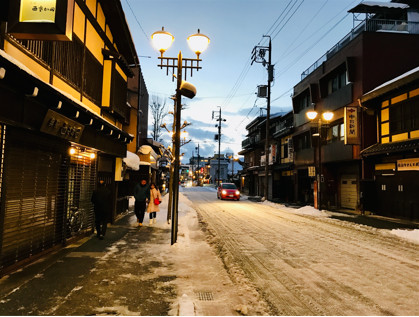
#> input picture ch_4/street.jpg, 419 x 317 px
$ python ch4_12.py
#> lines starting #> are read from the running program, lines starting #| are printed output that depends on the picture
# modify Hue

import cv2

image = cv2.imread('street.jpg')
#> image is the input picture: shape (317, 419, 3); mean B, G, R 76.5, 95.7, 108.1
image_hsv = cv2.cvtColor(image, cv2.COLOR_BGR2HSV)
#> image_hsv: shape (317, 419, 3); mean H, S, V 38.9, 131.4, 116.9

hue, saturation, value = cv2.split(image_hsv)
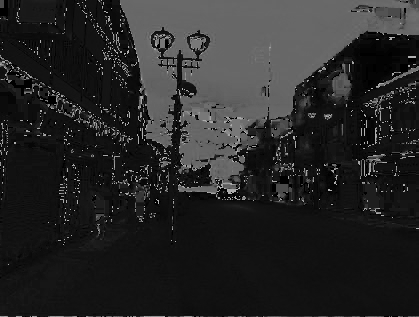
#> hue: shape (317, 419); min 0, max 179, mean 38.9
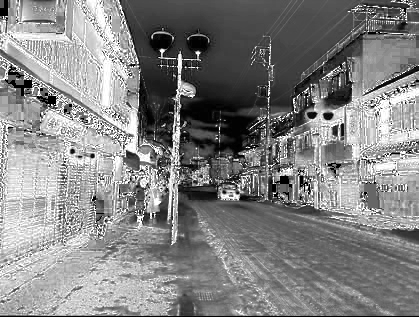
#> saturation: shape (317, 419); min 0, max 255, mean 131.4
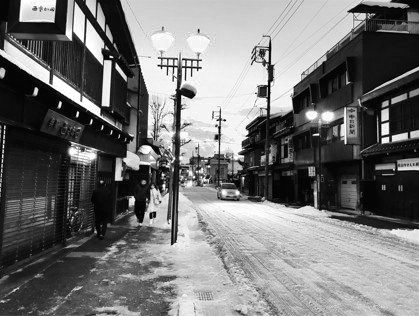
#> value: shape (317, 419); min 0, max 255, mean 116.9
hue[:, :] = 200  # modify the Hue to 200
#> hue: shape (317, 419); every value is 200
hsv_image = cv2.merge([hue, saturation, value])
#> hsv_image: shape (317, 419, 3); mean H, S, V 200, 131.4, 116.9
new_image = cv2.cvtColor(hsv_image, cv2.COLOR_HSV2BGR)
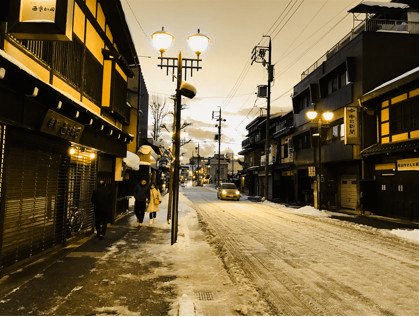
#> new_image: shape (317, 419, 3); mean B, G, R 67.2, 100, 116.9

cv2.imshow("Original BGR Color Space", image)
cv2.imshow("HSV Color Space", image_hsv)
cv2.imshow("Modified HSV Color Space", hsv_image)
cv2.imshow("Modified HSV to BGR Color Space", new_image)

cv2.waitKey(0)
cv2.destroyAllWindows()

$ run again, with ch_4/coffee.jpg copied over ch_4/street.jpg
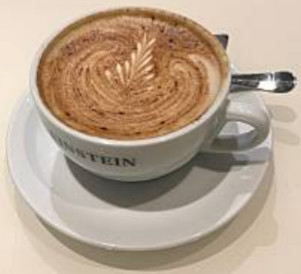
#> input picture ch_4/coffee.jpg, 301 x 274 px
#> image is the input picture: shape (274, 301, 3); mean B, G, R 142.8, 162.9, 183
#> image_hsv: shape (274, 301, 3); mean H, S, V 17.4, 58.9, 183.1
#> `hue, saturation, value = cv2.split(image_hsv)`:
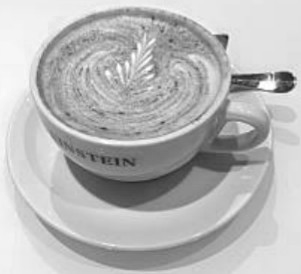
#> value: shape (274, 301); min 31, max 255, mean 183.1
#> hsv_image: shape (274, 301, 3); mean H, S, V 200, 58.9, 183.1
#> `new_image = cv2.cvtColor(hsv_image, cv2.COLOR_HSV2BGR)`:
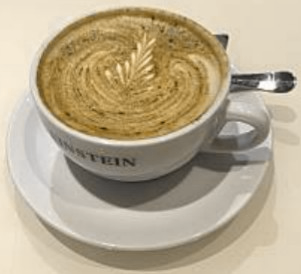
#> new_image: shape (274, 301, 3); mean B, G, R 142.3, 169.1, 183.1

$ run again, with ch_4/mountain.jpg copied over ch_4/street.jpg
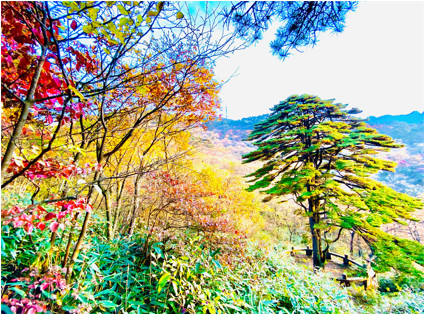
#> input picture ch_4/mountain.jpg, 425 x 314 px
#> image is the input picture: shape (314, 425, 3); mean B, G, R 129.4, 166, 161.7
#> image_hsv: shape (314, 425, 3); mean H, S, V 53.3, 129.2, 193.3
#> `hue, saturation, value = cv2.split(image_hsv)`:
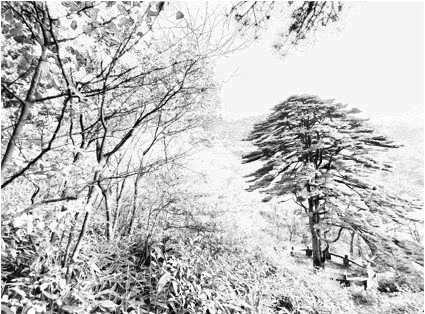
#> value: shape (314, 425); min 0, max 255, mean 193.3
#> hsv_image: shape (314, 425, 3); mean H, S, V 200, 129.2, 193.3
#> `new_image = cv2.cvtColor(hsv_image, cv2.COLOR_HSV2BGR)`:
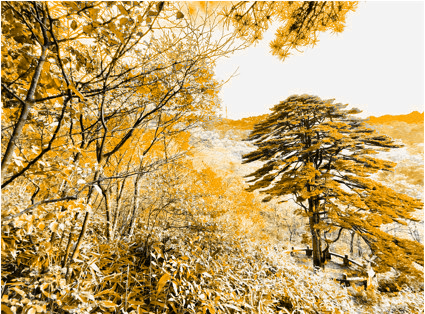
#> new_image: shape (314, 425, 3); mean B, G, R 104.8, 163.5, 193.3
